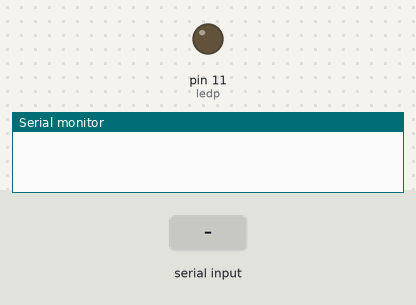
Bench run of a sketch on a simulated Arduino Uno, built with avr-gcc and run on an emulated ATmega328P. Parts: output pins drawn as LEDs (lit = HIGH), the last lines printed to the serial monitor. The inputs (shaded band) are chosen by the test bench.

Above: at 1.2 s.
1.3 s: "90,45\n" received over Serial
At 2.0 s:
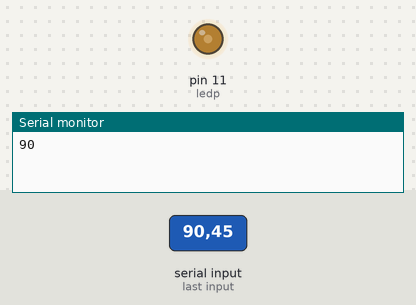
2.8 s: "30,150\n" received over Serial
At 3.1 s:
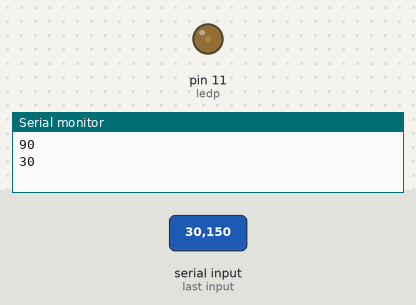
4.3 s: "200\n" received over Serial
At 5.4 s:
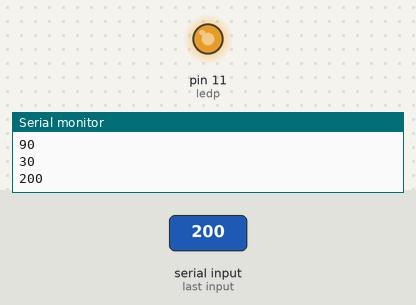
5.8 s: "90\n" received over Serial
At 6.5 s:
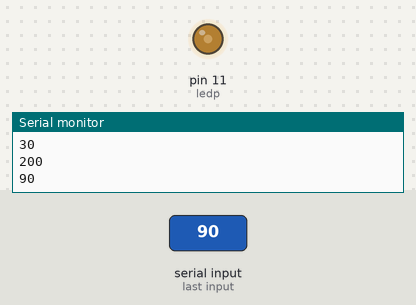
Timing chart, 0 to 8.3 s (numbered marks = the images above; inputs shaded):
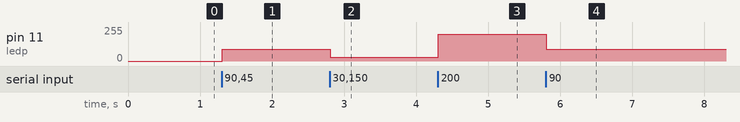

Measured:
- after the input at 1.3 s, pin 11 (ledp): 0/255 → 90/255 at once
- after the input at 2.8 s, pin 11 (ledp): 90/255 → 30/255 at once
- after the input at 4.3 s, pin 11 (ledp): 30/255 → 200/255 at once
- after the input at 5.8 s, pin 11 (ledp): 200/255 → 90/255 at once

The sketch:

ldr2.ino
```cpp
/*void setup()
{

  Serial.begin(9600);
}
int b;

void loop()
{
 while(Serial.available()==0);

 b=Serial.parseInt();

 Serial.println(b);

 Serial.flush();
}*/
const int sensePin =A0;
int ledp=11;

void setup() {
  analogReference(DEFAULT);
  pinMode(sensePin,INPUT);
  pinMode(ledp,OUTPUT);
  Serial.begin(9600);
}
int integerValue=0;
char incomingByte;

void loop() {
  /*if (Serial.available() > 0) {   // something came across serial
    integerValue = 0;         // throw away previous integerValue
    while(1) {            // force into a loop until 'n' is received
      incomingByte = Serial.read();
      if (incomingByte == '\n') break;   // exit the while(1), we're done receiving
      if (incomingByte == -1) continue;  // if no characters are in the buffer read() returns -1
      integerValue *= 10;  // shift left 1 decimal place
      // convert ASCII to integer, add, and shift left 1 decimal place
      integerValue = ((incomingByte - 48) + integerValue);
    }*/
    if(Serial.available()>0)
   {
    integerValue=Serial.readStringUntil('\n').toInt();

    Serial.println(integerValue);   // Do something with the value

    analogWrite(ledp,integerValue);
   }


}
```
